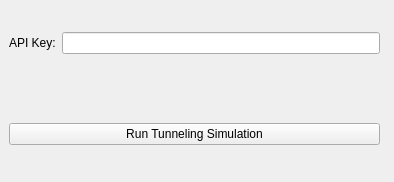
<?xml version="1.0" encoding="UTF-8"?> <ui version="4.0"> <class>Quantum Tunneling Simulation GUI</class> <widget class="QWidget" name="Quantum Tunneling Simulation GUI"> <property name="geometry"> <rect> <x>0</x> <y>0</y> <width>394</width> <height>182</height> </rect> </property> <property name="windowTitle"> <string>Quantum Tunneling Simulation GUI</string> </property> <widget class="QWidget" name="verticalLayoutWidget"> <property name="geometry"> <rect> <x>9</x> <y>9</y> <width>371</width> <height>161</height> </rect> </property> <layout class="QVBoxLayout" name="verticalLayout"> <item> <layout class="QHBoxLayout" name="horizontalLayout_2"> <item> <widget class="QLabel" name="label_2"> <property name="sizePolicy"> <sizepolicy hsizetype="Maximum" vsizetype="Preferred"> <horstretch>0</horstretch> <verstretch>0</verstretch> </sizepolicy> </property> <property name="text"> <string>API Key:</string> </property> </widget> </item> <item> <widget class="QLineEdit" name="apiKey"> <property name="sizePolicy"> <sizepolicy hsizetype="Preferred" vsizetype="Fixed"> <horstretch>0</horstretch> <verstretch>0</verstretch> </sizepolicy> </property> </widget> </item> </layout> </item> <item> <spacer name="verticalSpacer"> <property name="orientation"> <enum>Qt::Vertical</enum> </property> <property name="sizeType"> <enum>QSizePolicy::Preferred</enum> </property> <property name="sizeHint" stdset="0"> <size> <width>20</width> <height>40</height> </size> </property> </spacer> </item> <item> <widget class="QPushButton" name="runButton"> <property name="text"> <string>Run Tunneling Simulation</string> </property> </widget> </item> </layout> </widget> </widget> <resources/> <connections/> </ui>
